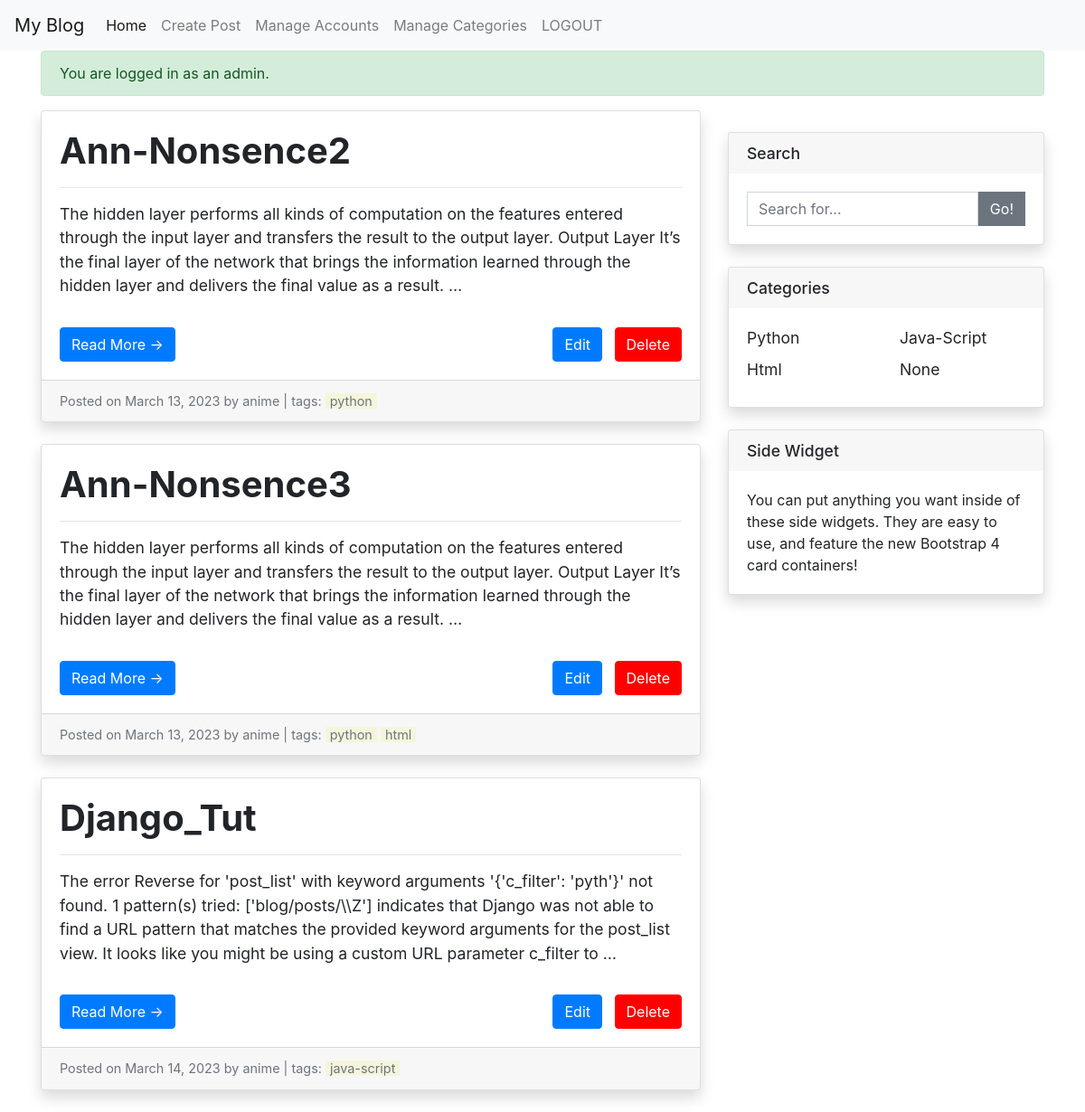
/blog/posts/ (signed in), run on the app's committed database.
### blog/models.py (models this page shows, shortened)
class Post(models.Model):
    title = models.CharField(max_length=200)
    author = models.ForeignKey(User, on_delete=models.CASCADE, default= User)
    body = models.TextField()
    created_date = models.DateTimeField(auto_now_add=True)
    modified_date = models.DateTimeField(auto_now=True)
    date_posted = models.DateTimeField(default=datetime.now)
    categories = models.ManyToManyField(Category)
    image = models.ImageField(upload_to='images/', null=True, blank=True)

class Category(models.Model):
    name = models.CharField(max_length=255)
    slug = models.SlugField(unique=True, max_length=255)
    class Meta:
        verbose_name_plural = "categories"

### blog/views.py (the view)
# urls.py: path('posts/', views.post_list, name='post_list'),
def post_list(request, c_filter= ""):
    posts = Post.objects.all()
    form = PostSearchForm(request.GET)
    search_query = request.GET.get('search_query')
    is_admin = request.user.is_staff or request.user.is_superuser
    categories = Category.objects.all()
    if len(c_filter) !=0:
        posts = posts.filter(categories__slug=c_filter)
    if search_query:
        posts = posts.filter(title__icontains=search_query)
    context = {
        'posts': posts,
        'is_admin': is_admin,
        'categories': categories,
        'form': form,
    }
    return render(request, 'blog/post_list.html', context)

### blog/forms.py
class PostSearchForm(forms.Form):
    search_query = forms.CharField(max_length=100, required=False)

### blog/templatetags/custom_filters.py (called while the page is built)
@register.filter
def title_case(value):
    return value.title()

@register.filter
def makelister(value):
    return value.split("\n")

@register.filter
def Maker(value):
    l = ""
    for v in value:
        if "#" in v:
            v = v.replace("#", "")
        if "-" in v:
            v = v.replace("-", "")
        if "$" in v:
            v = v.replace("$", "")
        l+= v
    return l

@register.filter
def catego(value):
    return [i["name"] for i in value.values()]

@register.filter
def catego_split(r):
    h = [[],[]]
    for j in range(2):
        for i in range(len(r)):
            if i%2==j:
                h[j].append(r[i])
    if len(h[0]) > len(h[1]):
        h[1].append(None)
    else:
        h[0].append(None)
    return h

### blog/views.py (called while the page is built)
    def __call__(self, request):
        current_time =  dt.now().strftime("%Y-%m-%d %H:%M:%S")#timezone.now()
        if request.user.is_authenticated:
            last_activity = request.session.get('last_activity')#
            if type(last_activity) == str:
                last_activity = dt.strptime(request.session.get('last_activity'), '%Y-%m-%d %H:%M:%S')
            if last_activity and (dt.strptime(current_time, '%Y-%m-%d %H:%M:%S') - last_activity).seconds > settings.SESSION_COOKIE_AGE:
                request.session.flush()
                return redirect('blog:login')
            request.session['last_activity'] = current_time#dt.strptime(current_time, '%Y-%m-%d %H:%M:%S')#current_time
        response = self.get_response(request)
        return response

### blog/templates/blog/post_list.html
{% extends 'blog/base.html' %}
{% load custom_filters %}
{% block content %}
  {% if is_admin %}
    <div class="alert alert-success" role="alert">
      You are logged in as an admin.
    </div>
  {% endif %}
  <div class="row">
    <div class="col-md-8">
      {% for post in posts %}
        <div class="card mb-4">
          <div class="card-body">
            <h2 class="card-title">{{ post.title|title_case }}</h2>
            <hr>
            <p class="card-text">{{ post.body|truncatewords:50|makelister|Maker }}</p>
            <a href="{% url 'blog:post_detail' pk=post.pk %}" class="btn btn-primary">Read More &rarr;</a>
              {% if user.is_staff or user.is_superuser %}
                <a href="{% url 'blog:delete_post' pk=post.pk %}" class="btn btn-primary" style="background-color: red;border-color: red; float: right;">Delete</a>
                <div style="float: right;"> &nbsp &nbsp</div>
                <a href="{% url 'blog:edit_post' pk=post.pk %}" class="btn btn-primary" style="float: right;">Edit</a>
              {% endif %}
            </div>
          <div class="card-footer text-muted">
            Posted on {{ post.created_date|date:"F d, Y" }} by {{ post.author }} | tags:
            {% for category in post.categories|catego  %}
              <a href="#" style="background-color: beige;padding-left: 5px; padding-right: 5px;">{{category}}</a>
            {% endfor %}
          </div>
        </div>
      {% endfor %}
    </div>
    <div class="col-md-4">
      <div class="card my-4">
        <h5 class="card-header">Search</h5>
        <div class="card-body">
          <form method="get">
            <div class="input-group">
              <input type="text" class="form-control" name="search_query" placeholder="Search for...">
              <span class="input-group-btn">
                <button class="btn btn-secondary" type="submit">Go!</button>
              </span>
            </div>
          </form>
        </div>
      </div>
      <div class="card my-4">
        <h5 class="card-header">Categories</h5>
        <div class="card-body">
          <div class="row">
            {% for category in categories|catego_split %}
              <div class="col-lg-6">
                <ul class="list-unstyled mb-0">
                  {% for cat in category %}
                    {% if cat != None %}
                      <li>
                        <a href="{% url 'blog:filt_post_list' c_filter=cat.slug %}">{{ cat.name|title_case }}</a>
                      </li>
                    {% else %}
                      <li>
                        <a href="{% url 'blog:post_list' %}">{{ cat }}</a>
                      </li>
                    {% endif %}
                  {% endfor %}
                </ul>
              </div>
            {% endfor %}
          </div>
        </div>
      </div>
      <div class="card my-4">
        <h5 class="card-header">Side Widget</h5>
        <div class="card-body">
          You can put anything you want inside of these side widgets. They are easy to use, and feature the new Bootstrap 4 card containers!
        </div>
      </div>
    </div>
  </div>
{% endblock content %}

### staticfiles/css/blog.css (style rules this page uses)
.card { border: none; border-radius: 0; box-shadow: 0 0.5rem 1rem rgba(0, 0, 0, 0.15); }
.card-title { font-size: 2.5rem; font-weight: bold; margin-bottom: 1rem; }
.card-text { font-size: 1.1rem; margin-bottom: 2rem; }
.btn-primary { background-color: #007bff; border-color: #007bff; }
.card-footer { font-size: 0.9rem; color: #6c757d; }
.card-footer a { color: #6c757d; }
.input-group input[type="text"] { border-radius: 0; }
.input-group-btn .btn-secondary { border-radius: 0; }
.list-unstyled { margin: 0; padding: 0; list-style: none; }
.list-unstyled li { margin-bottom: 0.5rem; }
.list-unstyled a { color: #212529; font-size: 1.1rem; }
.col-lg-6:last-of-type ul li:last-of-type { margin-bottom: 0; }
.card-header { font-size: 1.1rem; background-color: #f7f7f7; border-bottom: none; }
.card-header:last-of-type { border-bottom: none; }
.card-body { padding: 1.25rem; }
.my-4 { margin-top: 2rem; margin-bottom: 2rem; }

### data on the page
Post: title "Ann-Nonsence2", body|makelister "The hidden layer performs all kinds of computation on the features entered through the input layer and transfers the result to the output layer. Output Layer It’s the final layer of the network that brings the information learned through the hidden layer and delivers the final value as a result. …", created_date "March 13, 2023", author "anime"
Category: categories "python" "python", name "Python"
Post: title "Ann-Nonsence3", body|makelister "The hidden layer performs all kinds of computation on the features entered through the input layer and transfers the result to the output layer. Output Layer It’s the final layer of the network that brings the information learned through the hidden layer and delivers the final value as a result. …", created_date "March 13, 2023", author "anime"
Category: categories "html", name "Html"
Post: title "Django_Tut", body|makelister "The error Reverse for 'post_list' with keyword arguments '{'c_filter': 'pyth'}' not found. 1 pattern(s) tried: ['blog/posts/\\\\Z'] indicates that Django was not able to find a URL pattern that matches the provided keyword arguments for the post_list view. It looks like you might be using a custom URL parameter c_filter to …", created_date "March 14, 2023", author "anime"
Category: categories "java-script", name "Java-Script", category "None"
